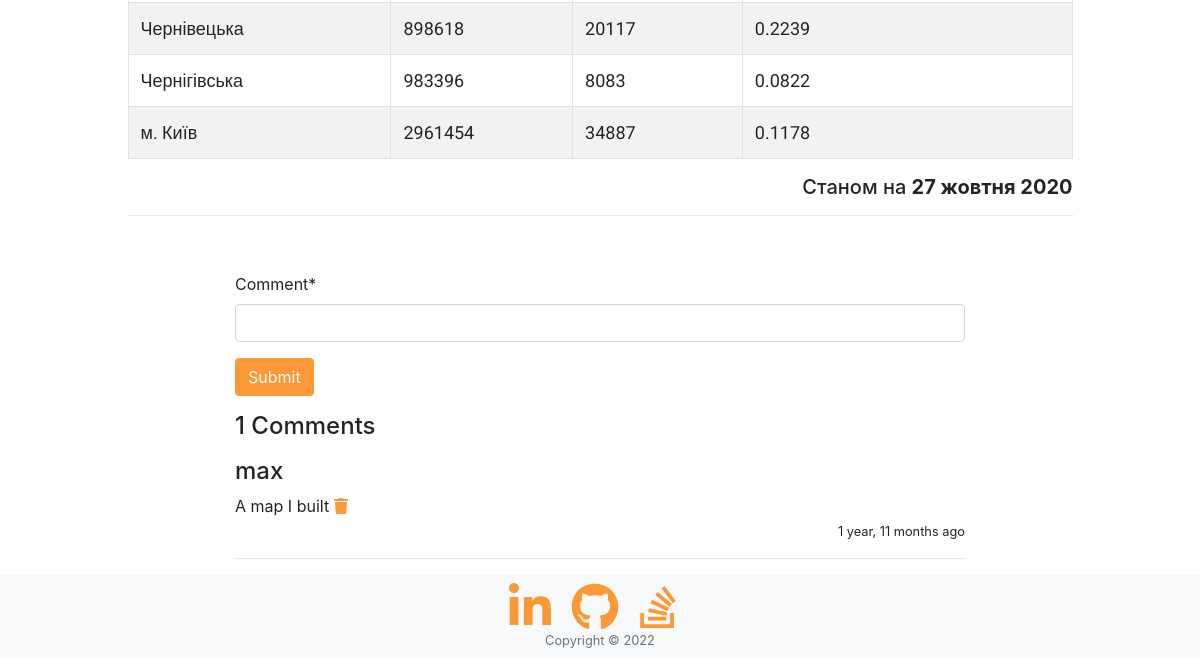
Page /projects/map (signed in, lower part) on the earlier database version.
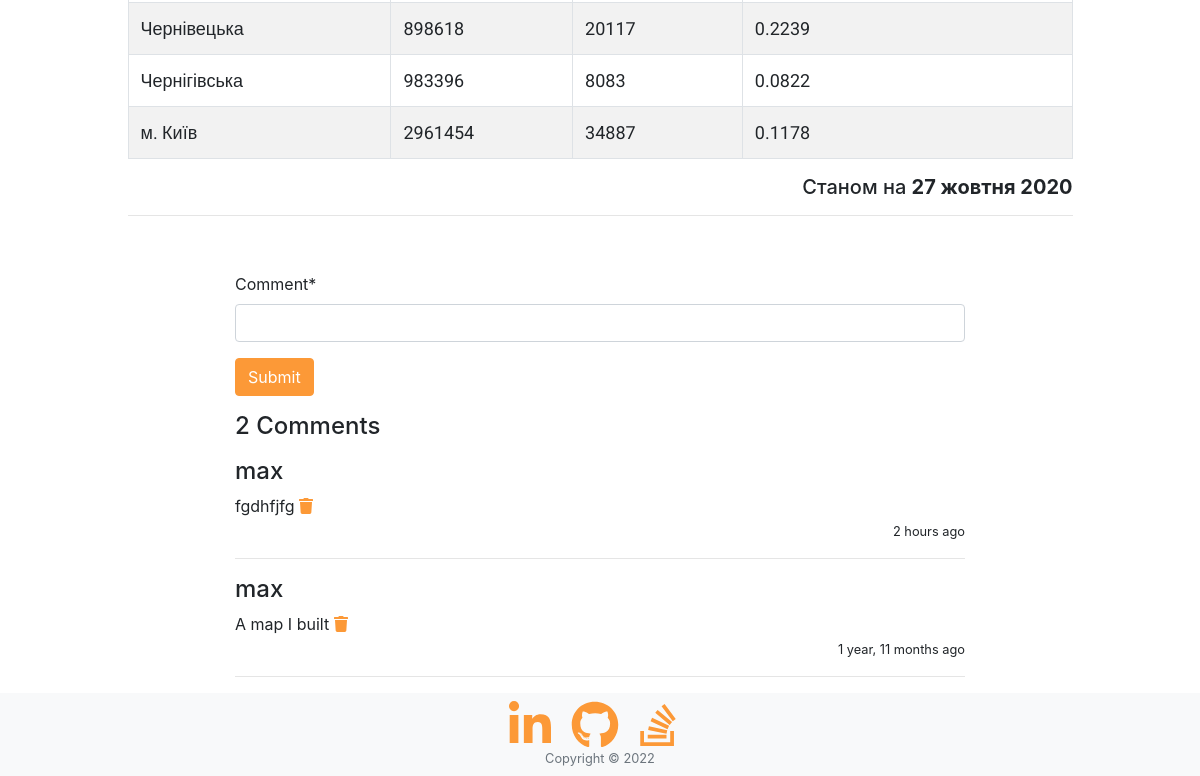
Same page on the later database version.
### projects/models/map.py (models this page shows)
class CasesToday(models.Model):
    region = models.ForeignKey('Population', on_delete=models.CASCADE, null=True)
    cases = models.IntegerField()
    indx = models.FloatField(null=True)
    color = models.FloatField(null=True)

class Population(models.Model):
    region = models.CharField(max_length=100)
    population = models.IntegerField()

class MapComment(Comment):
    project = 'Bot'

### projects/views.py (the view)
# urls.py: path('map', views.MapView.as_view(), name='map'),
class MapView(CommonView):
    model = MapComment
    template_name = 'map/map.html'
    project_name = 'map'
    def get(self, request):
        population = Population.objects.all()
        cases_today = CasesToday.objects.all()
        util = Utility.objects.all()
        _map = Map.objects.all()
        context = self._get_context()
        context.update({'population': population, 'cases': cases_today, 'util': util, 'map': _map})
        return render(request, self.template_name, context)

### projects/forms.py
class CommentForm(forms.Form):
    comment = forms.CharField(required=True, max_length=500, min_length=3, strip=True)

### home/context_processors.py (called while the page is built)
def settings(request):
    return {
        'settings': django_settings,
    }

### home/templatetags/app_tags.py (called while the page is built)
@register.filter(name='gravatar')
def gravatar(user, size=35):
    email = str(user.email.strip().lower()).encode('utf-8')
    email_hash = md5(email).hexdigest()
    url = "//www.gravatar.com/avatar/{0}?s={1}&d=identicon&r=PG"
    return url.format(email_hash, size)

### projects/views.py (called while the page is built)
    def _get_context(self):
        comments = self.model.objects.all().order_by('-updated_at')
        comment_form = CommentForm()
        context = {
            'comments': comments,
            'comment_count': len(comments),
            'comment_form': comment_form,
            'comment_create_link': f'projects:{self.project_name}_comment_create',
            'comment_delete_link': f'projects:{self.project_name}_comment_delete',
            'login_redirect_link': f'projects:{self.project_name}',
        }
        return context

### projects/templates/map/map.html (shortened to what this page needs)
{% extends "project.html" %}
{% load humanize %}
{% block content %}
<div class="main">
    <div class="data">
        <div class="row">
            <div class="col"></div>
            <div class="col-xs-auto col-lg-10">
                <table class="table table-striped table-bordered">
                    <tbody>
                        {% for i in cases %}
                        <tr>
                            <td><span>{{ i.region.region }}</td>
                            <td><span>{{ i.region.population }}</td>
                            <td><span>{{ i.cases }}</td>
                            <td><span>{{ i.indx }}</td>
                        {% endfor %}
                    </tbody>
                </table>
                <h5 class="text-right">Станом на <b>{{ util.0.value }}</b></h5>
                <hr/>
            </div>
        <div class="col"></div>
        </div>
    </div>
</div>
{% endblock %}

### home/templates/project.html (shortened to what this page needs)
{% extends "base_footer.html" %}
{% load humanize %}
{% block comment_block %}
<div class="container">
    <div class="row">
        <div class="col"></div>
            <div class="col-md-12 col-lg-8">
                <div class="comments">
                    {% if user.is_authenticated %}
                        <br clear="all"/>
                        <p>
                            {% load crispy_forms_tags %}
                            <form method="post" action="{% url comment_create_link %}">
                                {{ comment_form|crispy }}
                                <input class="btn btn-primary" type="submit" value="Submit">
                            </form>
                        </p>
                    {% else %}
                        <h4 class="text-right"><a class="badge badge-primary" href="../accounts/login?next={% url login_redirect_link %}">Login</a> to comment</h4>
                    {% endif %}
                    <div class="page-header">
                        <h4>{{ comment_count }} Comments</h4>
                    </div>
                    {% for comment in comments %}
                        <p>
                            <h4 class="media-heading user_name">{{ comment.owner }}</h4>
                            <div class ="text">
                                {{ comment.text }}
                                {% if user == comment.owner %}
                                <a href="{% url comment_delete_link comment.id %}"><i class="fa fa-trash"></i></a>
                                {% endif %}
                            </div>
                            <p class="text-right"><small>{{ comment.updated_at|naturaltime }}</small></p>
                        </p>
                        <hr/>
                    {% endfor %}
                    </div>
                </div>
        <div class="col"></div>
    </div>
</div>
{% endblock %}

Differences in the rows shown:
added MapComment: owner "max", text "fgdhfjfg", updated_at "2 hours ago"
Other differences:
{{ comment_count }}: "1" → "2"
